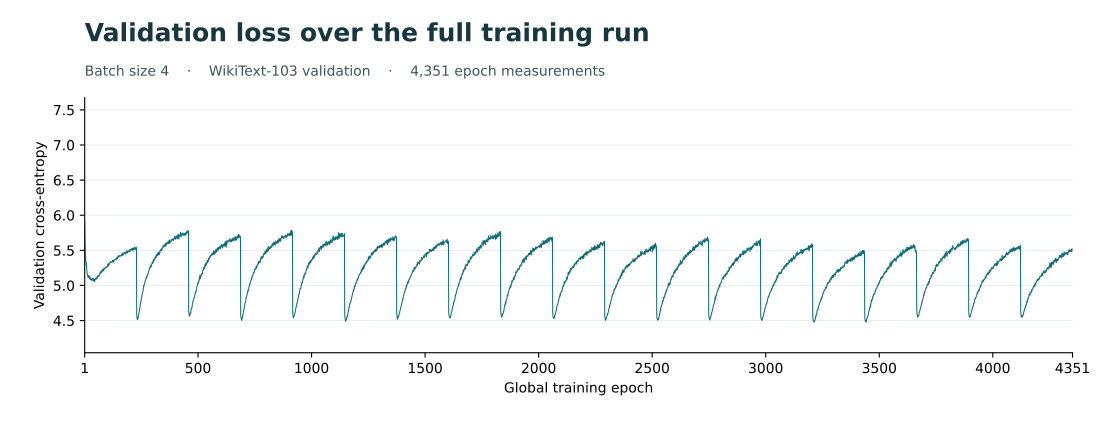

This figure's Python source:
"""Render one continuous, unsmoothed validation trajectory per trained model."""
import csv
import json
from collections import defaultdict
from pathlib import Path
import matplotlib
matplotlib.use("Agg")
import matplotlib.pyplot as plt
from matplotlib.backends.backend_pdf import PdfPages
import numpy as np

root = Path("training")
out = Path("figures/raw_loss")
audit = json.loads((root / "audit.json").read_text())
assert audit["integrity_checks_passed"]
n = audit["common_completed_blocks"] * audit["epochs_per_block"]
series = defaultdict(list)
with (root / "all_epochs.csv").open() as stream:
    for r in csv.DictReader(stream):
        epoch = int(r["global_epoch"])
        assert epoch == int(r["block_id"])*audit["epochs_per_block"] + int(r["epoch_in_block"])
        series[int(r["batch_sequences"])].append((epoch, float(r["validation_loss"])))
assert len(series) == audit["batch_count"] and sum(map(len,series.values())) == audit["row_count"]
paths = {}
for b, pairs in series.items():
    x, y = np.array(sorted(pairs)).T
    assert np.array_equal(x, np.arange(1,n+1)) and np.isfinite(y).all()
    paths[b] = y
low = min(v.min() for v in paths.values())
high = max(v.max() for v in paths.values())
pad = .04 * (high-low)
plt.rcParams.update({"font.family":"sans-serif","font.size":10,"pdf.fonttype":42,
                     "axes.spines.right":False,"axes.spines.top":False,"path.simplify":False})
out.mkdir(exist_ok=True, parents=True)
with PdfPages(out / "continuous_validation.pdf") as pdf:
    for b in sorted(paths):
        y = paths[b]
        fig, ax = plt.subplots(figsize=(11,4.25))
        fig.subplots_adjust(left=.077,right=.975,bottom=.17,top=.77)
        fig.text(.077,.903,"Validation loss over the full training run",fontsize=18,weight="bold",color="#163740")
        fig.text(.077,.822,f"Batch size {b}    ·    WikiText-103 validation    ·    {n:,} epoch measurements",fontsize=10,color="#3e535a")
        ax.plot(np.arange(1,n+1),y,color="#116c78",lw=.75)
        ax.set(xlim=(1,n),ylim=(low-pad,high+pad),xlabel="Global training epoch",
               ylabel="Validation cross-entropy",xticks=[1,500,1000,1500,2000,2500,3000,3500,4000,n])
        ax.grid(axis="y",color="#e0e8e8",lw=.55)
        ax.set_axisbelow(True)
        pdf.savefig(fig)
        plt.close(fig)
b4=paths[4]
print(f"batch4 epochs={n} first={b4[0]:.5f} final={b4[-1]:.5f} min={b4.min():.5f} min_epoch={b4.argmin()+1}")
print("batch4 epoch229 -> 230",b4[228:230])
